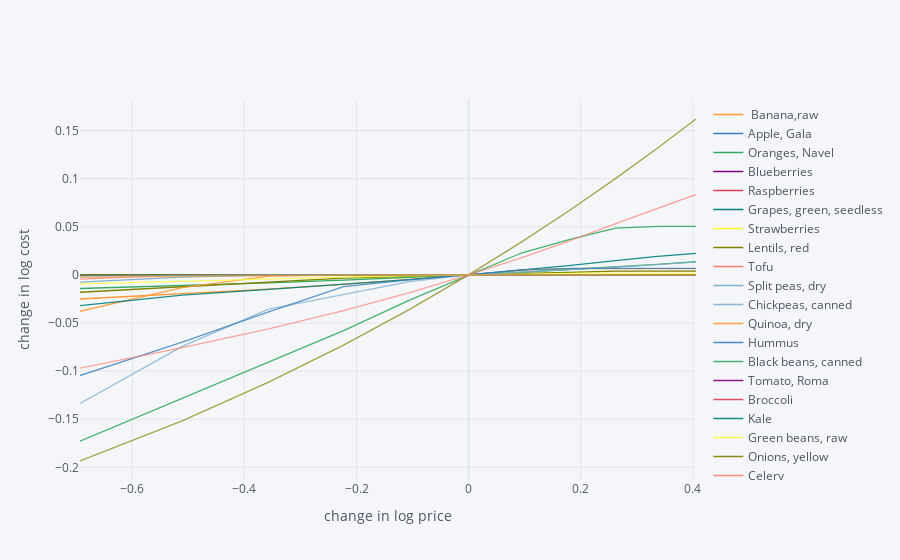

Notebook code for this chart:
### Markdown cell above
As prices change, we should expect the minimum cost diet to also
  change.  The code below creates a graph which changes prices away
  from the \`base&rsquo; case one food at a time, and plots changes in total
  diet cost.

### Code cell
import cufflinks as cf
cf.go_offline()

scale = [.5,.6,.7,.8,.9,1.,1.1,1.2,1.3,1.4,1.5]

cost0 = solve_subsistence_problem(FoodNutrients,Prices,diet_min[group],diet_max[group],tol=tol).fun

Price_response={}
for s in scale:
    cost = {}
    for i,p in enumerate(Prices):
        my_p = Prices.copy()
        my_p[i] = p*s
        result = solve_subsistence_problem(FoodNutrients,my_p,diet_min[group],diet_max[group],tol=tol)
        cost[Prices.index[i]] = np.log(result.fun/cost0)
    Price_response[np.log(s)] = cost

Price_response = pd.DataFrame(Price_response).T
Price_response.iplot(xTitle='change in log price',yTitle='change in log cost')

### Figure 1 — Plotly figure (JSON) as saved in the notebook; plotly's stock layout.template omitted (floating-point values rounded to 4 significant figures)
{"data": [{"line": {"color": "rgba(255, 153, 51, 1.0)", "dash": "solid", "shape": "linear", "width": 1.3}, "mode": "lines", "name": " Banana,raw", "text": "", "type": "scatter", "x": [-0.6931, -0.5108, -0.3567, -0.2231, -0.1054, 0, 0.09531, 0.1823, 0.2624, 0.3365, 0.4055], "y": [-0.02506, -0.01981, -0.01482, -0.009858, -0.004917, 0, 0.004893, 0.006559, 0.006559, 0.006559, 0.006559]}, {"line": {"color": "rgba(55, 128, 191, 1.0)", "dash": "solid", "shape": "linear", "width": 1.3}, "mode": "lines", "name": "Apple, Gala", "text": "", "type": "scatter", "x": [-0.6931, -0.5108, -0.3567, -0.2231, -0.1054, 0, 0.09531, 0.1823, 0.2624, 0.3365, 0.4055], "y": [-3.504e-07, -3.481e-07, -3.422e-07, -3.539e-07, -3.565e-08, 0, -3.441e-07, -3.494e-07, -3.442e-07, -3.43e-07, -3.538e-07]}, {"line": {"color": "rgba(50, 171, 96, 1.0)", "dash": "solid", "shape": "linear", "width": 1.3}, "mode": "lines", "name": "Oranges, Navel", "text": "", "type": "scatter", "x": [-0.6931, -0.5108, -0.3567, -0.2231, -0.1054, 0, 0.09531, 0.1823, 0.2624, 0.3365, 0.4055], "y": [-0.01414, -0.01112, -0.008328, -0.005544, -0.002768, 0, 0.00276, 0.005514, 0.008258, 0.011, 0.01373]}, {"line": {"color": "rgba(128, 0, 128, 1.0)", "dash": "solid", "shape": "linear", "width": 1.3}, "mode": "lines", "name": "Blueberries", "text": "", "type": "scatter", "x": [-0.6931, -0.5108, -0.3567, -0.2231, -0.1054, 0, 0.09531, 0.1823, 0.2624, 0.3365, 0.4055], "y": [-3.449e-07, -3.482e-07, -3.5e-07, -3.451e-07, -3.446e-07, 0, -4.513e-08, -1.48e-07, -1.51e-07, -1.63e-07, -2.134e-07]}, {"line": {"color": "rgba(219, 64, 82, 1.0)", "dash": "solid", "shape": "linear", "width": 1.3}, "mode": "lines", "name": "Raspberries", "text": "", "type": "scatter", "x": [-0.6931, -0.5108, -0.3567, -0.2231, -0.1054, 0, 0.09531, 0.1823, 0.2624, 0.3365, 0.4055], "y": [-3.501e-07, -3.485e-07, -3.43e-07, -3.438e-07, -3.319e-07, 0, 3.104e-08, -5.313e-08, -1.268e-07, -1.488e-07, -1.489e-07]}, {"line": {"color": "rgba(0, 128, 128, 1.0)", "dash": "solid", "shape": "linear", "width": 1.3}, "mode": "lines", "name": "Grapes, green, seedless", "text": "", "type": "scatter", "x": [-0.6931, -0.5108, -0.3567, -0.2231, -0.1054, 0, 0.09531, 0.1823, 0.2624, 0.3365, 0.4055], "y": [-3.442e-07, -3.44e-07, -3.454e-07, -3.447e-07, -1.684e-07, 0, 4.395e-08, 2.568e-08, -1.317e-08, -5.619e-08, -9.371e-08]}, {"line": {"color": "rgba(255, 255, 51, 1.0)", "dash": "solid", "shape": "linear", "width": 1.3}, "mode": "lines", "name": "Strawberries", "text": "", "type": "scatter", "x": [-0.6931, -0.5108, -0.3567, -0.2231, -0.1054, 0, 0.09531, 0.1823, 0.2624, 0.3365, 0.4055], "y": [8.529e-08, 1.901e-06, -2.264e-07, -1.281e-07, -4.752e-08, 0, 4.926e-08, 1.136e-07, 1.972e-07, 2.854e-07, 3.681e-07]}, {"line": {"color": "rgba(128, 128, 0, 1.0)", "dash": "solid", "shape": "linear", "width": 1.3}, "mode": "lines", "name": "Lentils, red", "text": "", "type": "scatter", "x": [-0.6931, -0.5108, -0.3567, -0.2231, -0.1054, 0, 0.09531, 0.1823, 0.2624, 0.3365, 0.4055], "y": [-0.01806, -0.01258, -0.007708, -0.003326, -0.001579, 0, 0.001576, 0.00315, 0.003863, 0.003863, 0.003863]}, {"line": {"color": "rgba(251, 128, 114, 1.0)", "dash": "solid", "shape": "linear", "width": 1.3}, "mode": "lines", "name": "Tofu", "text": "", "type": "scatter", "x": [-0.6931, -0.5108, -0.3567, -0.2231, -0.1054, 0, 0.09531, 0.1823, 0.2624, 0.3365, 0.4055], "y": [-1.556e-07, -7.604e-08, -1.305e-08, 1.914e-08, 1.86e-08, 0, -2.271e-08, -3.885e-08, -4.406e-08, -4.345e-08, -3.898e-08]}, {"line": {"color": "rgba(128, 177, 211, 1.0)", "dash": "solid", "shape": "linear", "width": 1.3}, "mode": "lines", "name": "Split peas, dry", "text": "", "type": "scatter", "x": [-0.6931, -0.5108, -0.3567, -0.2231, -0.1054, 0, 0.09531, 0.1823, 0.2624, 0.3365, 0.4055], "y": [-0.007585, -0.0023, -0.0001349, -3.539e-07, -1.464e-07, 0, -3.462e-07, -3.444e-07, -3.439e-07, -3.44e-07, -3.444e-07]}, {"line": {"color": "rgba(128, 177, 211, 0.8999999999999999)", "dash": "solid", "shape": "linear", "width": 1.3}, "mode": "lines", "name": "Chickpeas, canned", "text": "", "type": "scatter", "x": [-0.6931, -0.5108, -0.3567, -0.2231, -0.1054, 0, 0.09531, 0.1823, 0.2624, 0.3365, 0.4055], "y": [-3.469e-07, -3.279e-07, -2.52e-07, -1.475e-07, -5.81e-08, 0, 3.049e-08, 4.201e-08, 4.201e-08, 3.559e-08, 2.591e-08]}, {"line": {"color": "rgba(255, 153, 51, 0.8999999999999999)", "dash": "solid", "shape": "linear", "width": 1.3}, "mode": "lines", "name": "Quinoa, dry", "text": "", "type": "scatter", "x": [-0.6931, -0.5108, -0.3567, -0.2231, -0.1054, 0, 0.09531, 0.1823, 0.2624, 0.3365, 0.4055], "y": [-0.03783, -0.01326, -0.001296, -1.687e-07, -6.163e-09, 0, -1.76e-07, -3.211e-07, -3.464e-07, -3.456e-07, -3.45e-07]}, {"line": {"color": "rgba(55, 128, 191, 0.8999999999999999)", "dash": "solid", "shape": "linear", "width": 1.3}, "mode": "lines", "name": "Hummus", "text": "", "type": "scatter", "x": [-0.6931, -0.5108, -0.3567, -0.2231, -0.1054, 0, 0.09531, 0.1823, 0.2624, 0.3365, 0.4055], "y": [6.026e-07, -3.538e-07, -9.154e-08, 8.825e-08, 1.33e-07, 0, -1.208e-07, -1.983e-07, -2.48e-07, -2.835e-07, -3.113e-07]}, {"line": {"color": "rgba(50, 171, 96, 0.8999999999999999)", "dash": "solid", "shape": "linear", "width": 1.3}, "mode": "lines", "name": "Black beans, canned", "text": "", "type": "scatter", "x": [-0.6931, -0.5108, -0.3567, -0.2231, -0.1054, 0, 0.09531, 0.1823, 0.2624, 0.3365, 0.4055], "y": [-0.1729, -0.1285, -0.09066, -0.05789, -0.02619, 0, 0.02298, 0.03717, 0.04858, 0.05034, 0.05034]}, {"line": {"color": "rgba(128, 0, 128, 0.8999999999999999)", "dash": "solid", "shape": "linear", "width": 1.3}, "mode": "lines", "name": "Tomato, Roma", "text": "", "type": "scatter", "x": [-0.6931, -0.5108, -0.3567, -0.2231, -0.1054, 0, 0.09531, 0.1823, 0.2624, 0.3365, 0.4055], "y": [-3.496e-07, -3.464e-07, -3.432e-07, -3.447e-07, -3.101e-07, 0, 4.703e-08, -1.397e-08, -7.736e-08, -1.252e-07, -1.426e-07]}, {"line": {"color": "rgba(219, 64, 82, 0.8999999999999999)", "dash": "solid", "shape": "linear", "width": 1.3}, "mode": "lines", "name": "Broccoli", "text": "", "type": "scatter", "x": [-0.6931, -0.5108, -0.3567, -0.2231, -0.1054, 0, 0.09531, 0.1823, 0.2624, 0.3365, 0.4055], "y": [-1.176e-07, -3.538e-07, 5.48e-07, 1.481e-06, -1.883e-07, 0, -2.56e-07, -3.386e-07, -3.344e-07, 5.412e-08, -3.538e-07]}, {"line": {"color": "rgba(0, 128, 128, 0.8999999999999999)", "dash": "solid", "shape": "linear", "width": 1.3}, "mode": "lines", "name": "Kale", "text": "", "type": "scatter", "x": [-0.6931, -0.5108, -0.3567, -0.2231, -0.1054, 0, 0.09531, 0.1823, 0.2624, 0.3365, 0.4055], "y": [-0.0319, -0.02094, -0.01508, -0.01003, -0.005003, 0, 0.004977, 0.009931, 0.01486, 0.01925, 0.02243]}, {"line": {"color": "rgba(255, 255, 51, 0.8999999999999999)", "dash": "solid", "shape": "linear", "width": 1.3}, "mode": "lines", "name": "Green beans, raw", "text": "", "type": "scatter", "x": [-0.6931, -0.5108, -0.3567, -0.2231, -0.1054, 0, 0.09531, 0.1823, 0.2624, 0.3365, 0.4055], "y": [-3.534e-07, -3.213e-07, 6.511e-08, -2.89e-07, -1.853e-07, 0, 1.533e-07, 1.251e-07, 5.779e-08, -5.992e-09, -5.757e-08]}, {"line": {"color": "rgba(128, 128, 0, 0.8999999999999999)", "dash": "solid", "shape": "linear", "width": 1.3}, "mode": "lines", "name": "Onions, yellow", "text": "", "type": "scatter", "x": [-0.6931, -0.5108, -0.3567, -0.2231, -0.1054, 0, 0.09531, 0.1823, 0.2624, 0.3365, 0.4055], "y": [-3.437e-07, -3.446e-07, -3.461e-07, -3.162e-07, -1.39e-07, 0, 4.093e-08, 2.734e-08, -4.954e-09, -4.452e-08, -8.27e-08]}, {"line": {"color": "rgba(251, 128, 114, 0.8999999999999999)", "dash": "solid", "shape": "linear", "width": 1.3}, "mode": "lines", "name": "Celery", "text": "", "type": "scatter", "x": [-0.6931, -0.5108, -0.3567, -0.2231, -0.1054, 0, 0.09531, 0.1823, 0.2624, 0.3365, 0.4055], "y": [-3.42e-07, -3.428e-07, -3.449e-07, -3.214e-07, -1.325e-07, 0, 2.52e-08, 1.214e-09, -3.584e-08, -7.098e-08, -1.022e-07]}, {"line": {"color": "rgba(251, 128, 114, 0.7999999999999998)", "dash": "solid", "shape": "linear", "width": 1.3}, "mode": "lines", "name": "Potato, Russet", "text": "", "type": "scatter", "x": [-0.6931, -0.5108, -0.3567, -0.2231, -0.1054, 0, 0.09531, 0.1823, 0.2624, 0.3365, 0.4055], "y": [-0.004438, -3.369e-07, -2.584e-07, -3.497e-07, 3.268e-07, 0, -3.425e-07, -3.354e-07, -3.318e-07, -3.318e-07, -3.346e-07]}, {"line": {"color": "rgba(128, 177, 211, 0.7999999999999998)", "dash": "solid", "shape": "linear", "width": 1.3}, "mode": "lines", "name": "Carrot", "text": "", "type": "scatter", "x": [-0.6931, -0.5108, -0.3567, -0.2231, -0.1054, 0, 0.09531, 0.1823, 0.2624, 0.3365, 0.4055], "y": [-0.1336, -0.07438, -0.03549, -0.02076, -0.007006, 0, 0.002666, 0.005324, 0.007976, 0.01062, 0.01326]}, {"line": {"color": "rgba(255, 153, 51, 0.7999999999999998)", "dash": "solid", "shape": "linear", "width": 1.3}, "mode": "lines", "name": "Cucumber", "text": "", "type": "scatter", "x": [-0.6931, -0.5108, -0.3567, -0.2231, -0.1054, 0, 0.09531, 0.1823, 0.2624, 0.3365, 0.4055], "y": [-3.446e-07, -3.429e-07, -3.442e-07, -3.464e-07, -2.09e-07, 0, 4.194e-08, 9.949e-09, -4.492e-08, -9.384e-08, -1.336e-07]}, {"line": {"color": "rgba(55, 128, 191, 0.7999999999999998)", "dash": "solid", "shape": "linear", "width": 1.3}, "mode": "lines", "name": "Avocado", "text": "", "type": "scatter", "x": [-0.6931, -0.5108, -0.3567, -0.2231, -0.1054, 0, 0.09531, 0.1823, 0.2624, 0.3365, 0.4055], "y": [-0.1046, -0.06997, -0.03843, -0.01228, -0.005259, 0, 0.005231, 0.006672, 0.006672, 0.006672, 0.006672]}, {"line": {"color": "rgba(50, 171, 96, 0.7999999999999998)", "dash": "solid", "shape": "linear", "width": 1.3}, "mode": "lines", "name": "Lettuce, Romaine", "text": "", "type": "scatter", "x": [-0.6931, -0.5108, -0.3567, -0.2231, -0.1054, 0, 0.09531, 0.1823, 0.2624, 0.3365, 0.4055], "y": [-3.317e-07, -3.526e-07, -1.047e-07, -3.464e-07, -3.498e-07, 0, -2.024e-07, -2.365e-07, -5.664e-08, 4.045e-07, -3.539e-07]}, {"line": {"color": "rgba(128, 0, 128, 0.7999999999999998)", "dash": "solid", "shape": "linear", "width": 1.3}, "mode": "lines", "name": "Mushrooms", "text": "", "type": "scatter", "x": [-0.6931, -0.5108, -0.3567, -0.2231, -0.1054, 0, 0.09531, 0.1823, 0.2624, 0.3365, 0.4055], "y": [-2.885e-07, -3.451e-07, -2.387e-07, -3.52e-07, -3.536e-07, 0, -2.342e-07, -3.517e-07, -3.482e-07, -3.512e-07, -3.525e-07]}, {"line": {"color": "rgba(219, 64, 82, 0.7999999999999998)", "dash": "solid", "shape": "linear", "width": 1.3}, "mode": "lines", "name": "Spinach", "text": "", "type": "scatter", "x": [-0.6931, -0.5108, -0.3567, -0.2231, -0.1054, 0, 0.09531, 0.1823, 0.2624, 0.3365, 0.4055], "y": [-2.135e-07, 5.013e-08, -3.412e-07, -3.477e-07, -3.538e-07, 0, -3.492e-07, -3.167e-07, -3.478e-07, -3.386e-07, -3.428e-07]}, {"line": {"color": "rgba(0, 128, 128, 0.7999999999999998)", "dash": "solid", "shape": "linear", "width": 1.3}, "mode": "lines", "name": "Rice, White", "text": "", "type": "scatter", "x": [-0.6931, -0.5108, -0.3567, -0.2231, -0.1054, 0, 0.09531, 0.1823, 0.2624, 0.3365, 0.4055], "y": [-3.514e-07, -3.537e-07, -3.539e-07, -1.352e-07, -6.204e-08, 0, -3.079e-07, -3.458e-07, -3.445e-07, -3.437e-07, -3.435e-07]}, {"line": {"color": "rgba(255, 255, 51, 0.7999999999999998)", "dash": "solid", "shape": "linear", "width": 1.3}, "mode": "lines", "name": "Tortillas, corn", "text": "", "type": "scatter", "x": [-0.6931, -0.5108, -0.3567, -0.2231, -0.1054, 0, 0.09531, 0.1823, 0.2624, 0.3365, 0.4055], "y": [-0.009309, -0.006435, -0.003593, -0.002253, -0.001126, 0, 0.001126, 0.00148, 0.00148, 0.00148, 0.00148]}, {"line": {"color": "rgba(128, 128, 0, 0.7999999999999998)", "dash": "solid", "shape": "linear", "width": 1.3}, "mode": "lines", "name": "Oats, rolled", "text": "", "type": "scatter", "x": [-0.6931, -0.5108, -0.3567, -0.2231, -0.1054, 0, 0.09531, 0.1823, 0.2624, 0.3365, 0.4055], "y": [8.234e-08, 1.658e-08, 3.178e-08, 3.041e-08, 1.844e-08, 0, -2.308e-08, -4.98e-08, -7.939e-08, -1.111e-07, -1.441e-07]}, {"line": {"color": "rgba(128, 128, 0, 0.7)", "dash": "solid", "shape": "linear", "width": 1.3}, "mode": "lines", "name": "Soy milk, unsweetened", "text": "", "type": "scatter", "x": [-0.6931, -0.5108, -0.3567, -0.2231, -0.1054, 0, 0.09531, 0.1823, 0.2624, 0.3365, 0.4055], "y": [-0.1934, -0.1516, -0.1115, -0.07295, -0.03581, 0, 0.03457, 0.06799, 0.1003, 0.1316, 0.162]}, {"line": {"color": "rgba(251, 128, 114, 0.7)", "dash": "solid", "shape": "linear", "width": 1.3}, "mode": "lines", "name": "Peanut butter, creamy", "text": "", "type": "scatter", "x": [-0.6931, -0.5108, -0.3567, -0.2231, -0.1054, 0, 0.09531, 0.1823, 0.2624, 0.3365, 0.4055], "y": [-0.09682, -0.07564, -0.05615, -0.03708, -0.01837, 0, 0.01804, 0.03576, 0.05317, 0.0691, 0.08358]}, {"line": {"color": "rgba(128, 177, 211, 0.7)", "dash": "solid", "shape": "linear", "width": 1.3}, "mode": "lines", "name": "Rice, Brown", "text": "", "type": "scatter", "x": [-0.6931, -0.5108, -0.3567, -0.2231, -0.1054, 0, 0.09531, 0.1823, 0.2624, 0.3365, 0.4055], "y": [-0.001598, -0.0005326, -3.533e-07, -1.441e-07, -6.108e-08, 0, -2.749e-07, -3.462e-07, -3.448e-07, -3.438e-07, -3.43e-07]}, {"line": {"color": "rgba(255, 153, 51, 0.7)", "dash": "solid", "shape": "linear", "width": 1.3}, "mode": "lines", "name": "Spaghetti, dry", "text": "", "type": "scatter", "x": [-0.6931, -0.5108, -0.3567, -0.2231, -0.1054, 0, 0.09531, 0.1823, 0.2624, 0.3365, 0.4055], "y": [-0.002614, -0.001559, -0.000939, -0.00032, -3.539e-07, 0, -3.495e-07, -3.507e-07, -3.518e-07, -3.523e-07, -3.525e-07]}], "layout": {"autosize": true, "legend": {"bgcolor": "#F5F6F9", "font": {"color": "#4D5663"}}, "paper_bgcolor": "#F5F6F9", "plot_bgcolor": "#F5F6F9", "title": {"font": {"color": "#4D5663"}}, "xaxis": {"autorange": true, "gridcolor": "#E1E5ED", "range": [-0.6931, 0.4055], "showgrid": true, "tickfont": {"color": "#4D5663"}, "title": {"font": {"color": "#4D5663"}, "text": "change in log price"}, "type": "linear", "zerolinecolor": "#E1E5ED"}, "yaxis": {"autorange": true, "gridcolor": "#E1E5ED", "range": [-0.2132, 0.1818], "showgrid": true, "tickfont": {"color": "#4D5663"}, "title": {"font": {"color": "#4D5663"}, "text": "change in log cost"}, "type": "linear", "zerolinecolor": "#E1E5ED"}}}
